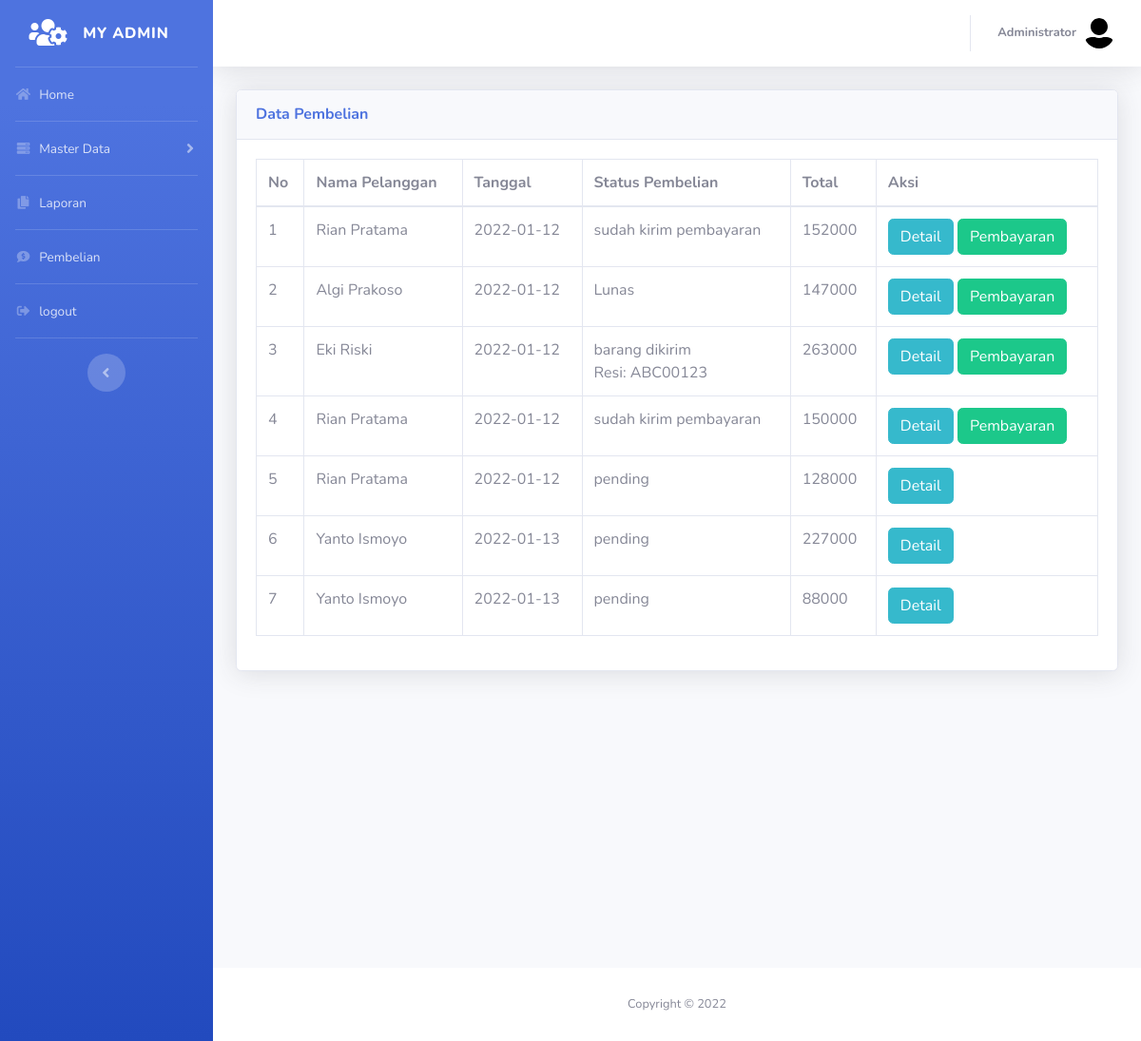
The app's page /admin/index.php?halaman=pembelian (signed in) with its own data.
### tables this page shows
CREATE TABLE `t_pembelian` (
  `id_pembelian` int(11) NOT NULL,
  `id_pelanggan` int(11) NOT NULL,
  `id_ongkir` int(11) NOT NULL,
  `tanggal_pembelian` date NOT NULL,
  `total_pembelian` int(11) NOT NULL,
  `nama_kota` varchar(100) NOT NULL,
  `tarif` int(11) NOT NULL,
  `alamat_pengiriman` text NOT NULL,
  `status_pembelian` varchar(100) NOT NULL DEFAULT 'pending',
  `resi_pengiriman` varchar(50) NOT NULL
);

CREATE TABLE `t_pelanggan` (
  `id_pelanggan` int(11) NOT NULL,
  `email_pelanggan` varchar(100) NOT NULL,
  `password_pelanggan` varchar(50) NOT NULL,
  `nama_pelanggan` varchar(100) NOT NULL,
  `telepon_pelanggan` varchar(25) NOT NULL,
  `alamat_pelanggan` text NOT NULL
);

### admin/pembelian.php (the view)
<div class="container-fluid">
    <div class="card shadow mb-4">
        <div class="card-header py-3">
            <h6 class="m-0 font-weight-bold text-primary">Data Pembelian</h6>
        </div>
        <div class="card-body">
            <div class="table-responsive">
                <table class="table table-bordered" id="dataTable" width="100%" cellspacing="0">
                    <thead>
                        <tr>
                            <th>No</th>
                            <th>Nama Pelanggan</th>
                            <th>Tanggal</th>
                            <th>Status Pembelian</th>
                            <th>Total</th>
                            <th>Aksi</th>
                        </tr>
                    </thead>
                    <tbody>
                        <?php $nomor = 1; ?>
                        <?php $ambil = $koneksi->query("SELECT * FROM t_pembelian JOIN t_pelanggan ON t_pembelian.
                        id_pelanggan=t_pelanggan.id_pelanggan"); ?>
                        <?php while ($pecah = $ambil->fetch_assoc()) { ?>
                            <tr>
                                <td><?php echo $nomor; ?></td>
                                <td><?php echo $pecah['nama_pelanggan']; ?></td>
                                <td><?php echo $pecah['tanggal_pembelian']; ?></td>
                                <td><?php echo $pecah['status_pembelian']; ?>
                               <br>
                               <?php if (!empty($pecah['resi_pengiriman'])) : ?>
                                               Resi: <?php echo $pecah['resi_pengiriman']; ?>
                                           <?php endif ?>
                               </td>
                                <td><?php echo $pecah['total_pembelian']; ?></td>
                                <td>
                                    <a href="index.php?halaman=detail&id=<?php echo $pecah['id_pembelian']; ?>" class="btn-info btn">Detail</a>
                                    <?php if ($pecah['status_pembelian'] !== "pending") : ?>
                                        <a href="index.php?halaman=pembayaran&id=<?php echo $pecah['id_pembelian']; ?>" class="btn-success btn">Pembayaran</a>
                                    <?php endif ?>
                                </td>
                            </tr>
                            <?php $nomor++; ?>
                        <?php } ?>
                    </tbody>
                </table>
            </div>
        </div>
    </div>
</div>
<br> <br> <br> <br> <br> <br> <br> <br> <br> <br> <br> <br>

### records on screen
t_pembelian: id_pelanggan.nama_pelanggan "Rian Pratama", tanggal_pembelian "2022-01-12", status_pembelian "sudah kirim pembayaran", total_pembelian "152000"
t_pembelian: id_pelanggan.nama_pelanggan "Algi Prakoso", tanggal_pembelian "2022-01-12", status_pembelian "Lunas", total_pembelian "147000"
t_pembelian: id_pelanggan.nama_pelanggan "Eki Riski", tanggal_pembelian "2022-01-12", status_pembelian "barang dikirim", resi_pengiriman "ABC00123", total_pembelian "263000"
t_pembelian: id_pelanggan.nama_pelanggan "Rian Pratama", tanggal_pembelian "2022-01-12", status_pembelian "sudah kirim pembayaran", total_pembelian "150000"
t_pembelian: id_pelanggan.nama_pelanggan "Rian Pratama", tanggal_pembelian "2022-01-12", status_pembelian "pending", total_pembelian "128000"
t_pembelian: id_pelanggan.nama_pelanggan "Yanto Ismoyo", tanggal_pembelian "2022-01-13", status_pembelian "pending", total_pembelian "227000"
t_pembelian: id_pelanggan.nama_pelanggan "Yanto Ismoyo", tanggal_pembelian "2022-01-13", status_pembelian "pending", total_pembelian "88000"
